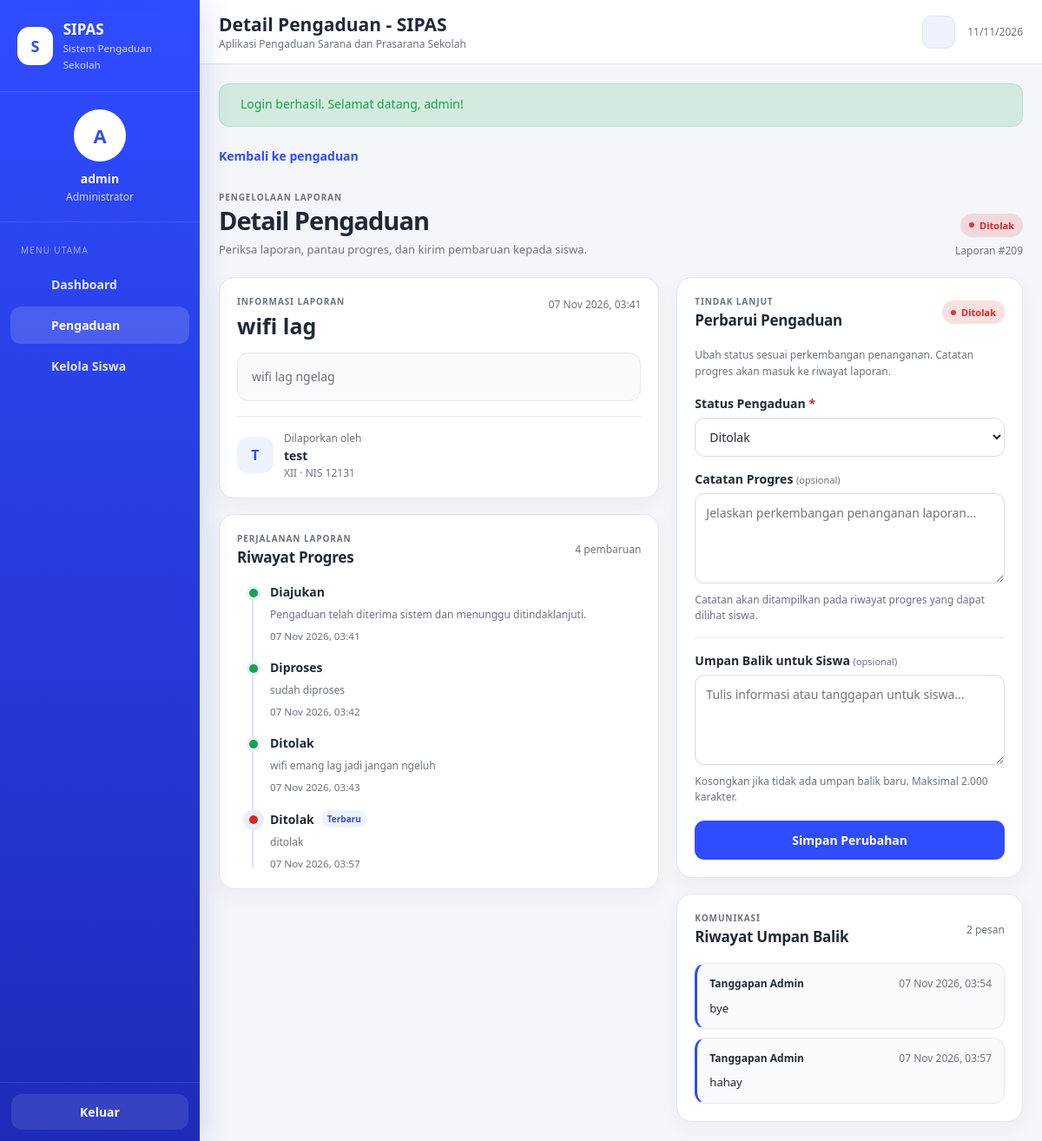
Page /index.php?page=admin-detail&id=209 (signed in) on the committed database.
### tables this page shows
CREATE TABLE `pengaduan` (
  `id_pengaduan` int(10) UNSIGNED NOT NULL,
  `id_siswa` int(10) UNSIGNED NOT NULL,
  `judul_pengaduan` varchar(150) NOT NULL,
  `isi_pengaduan` text NOT NULL,
  `foto_bukti` varchar(255) DEFAULT NULL,
  `tanggal_pengaduan` datetime NOT NULL DEFAULT current_timestamp(),
  `status` enum('Diajukan','Diproses','Selesai','Ditolak') NOT NULL DEFAULT 'Diajukan'
);

CREATE TABLE `siswa` (
  `id_siswa` int(10) UNSIGNED NOT NULL,
  `id_user` int(10) UNSIGNED NOT NULL,
  `nis` varchar(20) NOT NULL,
  `nama_siswa` varchar(100) NOT NULL,
  `kelas` varchar(30) NOT NULL
);

CREATE TABLE `progres_pengaduan` (
  `id_progres` int(10) UNSIGNED NOT NULL,
  `id_pengaduan` int(10) UNSIGNED NOT NULL,
  `status_progres` varchar(100) NOT NULL,
  `keterangan` text DEFAULT NULL,
  `tanggal_progres` datetime NOT NULL DEFAULT current_timestamp()
);

CREATE TABLE `umpan_balik` (
  `id_feedback` int(10) UNSIGNED NOT NULL,
  `id_pengaduan` int(10) UNSIGNED NOT NULL,
  `pemberi` enum('admin','siswa') NOT NULL DEFAULT 'siswa',
  `isi_feedback` text NOT NULL,
  `tanggal_feedback` datetime NOT NULL DEFAULT current_timestamp()
);

### controllers/PengaduanController.php (called while the page is built, shortened)
<?php
class PengaduanController
{
    private $pengaduan;
    private $progres;
    private $feedback;
    public function __construct($db)
    {
        $this->pengaduan = new PengaduanModel($db);
        $this->progres = new ProgresModel($db);
        $this->feedback = new FeedbackModel($db);
    }
    public function adminDetail() {
        $id = (int) ((isset($_GET['id']) ? $_GET['id'] : 0));
        $data = $this->pengaduan->findById($id);
        view('admin/detail', [
            'pengaduan' => $data,
            'progres' => $this->progres->findByPengaduan($id),
            'feedbacks' => $this->feedback->listByPengaduan($id)
        ]);
    }
}

### models/PengaduanModel.php (called while the page is built, shortened)
<?php
class PengaduanModel
{
    private $db;
    public function __construct($db)
    {
        $this->db = $db;
    }
    public function findById($id)
    {
        $stmt = $this->db->prepare('SELECT p.*, s.nis, s.nama_siswa, s.kelas FROM pengaduan p INNER JOIN siswa s ON s.id_siswa = p.id_siswa WHERE p.id_pengaduan = ? LIMIT 1');
        $stmt->execute([$id]);
        $row = $stmt->fetch();
        return $row ?: null;
    }
}

### models/ProgresModel.php (called while the page is built, shortened)
<?php
class ProgresModel
{
    private $db;
    public function __construct($db)
    {
        $this->db = $db;
    }
    public function findByPengaduan($idPengaduan) {
        $stmt = $this->db->prepare('SELECT * FROM progres_pengaduan WHERE id_pengaduan = ? ORDER BY tanggal_progres ASC, id_progres ASC');
        $stmt->execute([$idPengaduan]);
        return $stmt->fetchAll();
    }
}

### models/FeedbackModel.php (called while the page is built, shortened)
<?php
class FeedbackModel
{
    private $db;
    public function __construct($db)
    {
        $this->db = $db;
    }
    public function listByPengaduan($idPengaduan)
    {
        $stmt = $this->db->prepare('SELECT * FROM umpan_balik WHERE id_pengaduan = ? ORDER BY tanggal_feedback ASC, id_feedback ASC');
        $stmt->execute([$idPengaduan]);
        return $stmt->fetchAll();
    }
}

### views/admin/detail.php (the view, shortened to what this page needs)
<?php
$progres = isset($progres) && is_array($progres) ? $progres : [];
$feedbacks = isset($feedbacks) && is_array($feedbacks) ? $feedbacks : [];
$lastProgressIndex = count($progres) - 1;
$statusSaatIni = isset($pengaduan['status']) ? $pengaduan['status'] : '';
$isSelesai = $statusSaatIni === 'Selesai';
$idPengaduan = (int) $pengaduan['id_pengaduan'];
require __DIR__ . '/../layout/header.php';
?>
<div class="detail-page">
    <a class="link page-back" href="index.php?page=admin-pengaduan">
        <span>Kembali ke pengaduan</span>
    </a>
    <div class="detail-page-heading">
        <div>
            <div class="detail-eyebrow">PENGELOLAAN LAPORAN</div>
            <h1>Detail Pengaduan</h1>
            <p>Periksa laporan, pantau progres, dan kirim pembaruan kepada siswa.</p>
        </div>
        <div class="detail-heading-status">
            <?= statusBadge($statusSaatIni) ?>
            <span class="small muted">Laporan #<?= $idPengaduan ?></span>
        </div>
    </div>
    <div class="detail-grid detail-grid-admin">
        <div class="detail-stack">
            <section class="card">
                <div class="card-body">
                    <div class="detail-panel-heading">
                        <div>
                            <span class="detail-eyebrow">INFORMASI LAPORAN</span>
                            <h2 class="detail-title"><?= e($pengaduan['judul_pengaduan']) ?></h2>
                        </div>
                        <span class="small muted detail-date"><?= e(formatTanggal($pengaduan['tanggal_pengaduan'])) ?></span>
                    </div>
                    <div class="detail-description detail-report-content"><?= e($pengaduan['isi_pengaduan']) ?></div>
                    <div class="detail-reporter-card">
                        <div class="detail-reporter-avatar" aria-hidden="true"><?= e(strtoupper(substr((string) $pengaduan['nama_siswa'], 0, 1))) ?></div>
                        <div class="detail-reporter-copy">
                            <span class="small muted">Dilaporkan oleh</span>
                            <strong><?= e($pengaduan['nama_siswa']) ?></strong>
                            <span class="small muted"><?= e($pengaduan['kelas']) ?> <span aria-hidden="true">·</span> NIS <?= e($pengaduan['nis']) ?></span>
                        </div>
                    </div>
                </div>
            </section>
            <section class="card">
                <div class="card-body">
                    <div class="section-title detail-section-heading">
                        <div>
                            <span class="detail-eyebrow">PERJALANAN LAPORAN</span>
                            <h3>Riwayat Progres</h3>
                        </div>
                        <span class="small muted"><?= count($progres) ?> pembaruan</span>
                    </div>
                    <?php if (empty($progres)): ?>
                        <div class="detail-empty-state">Belum ada riwayat progres untuk laporan ini.</div>
                    <?php else: ?>
                        <div class="timeline" aria-label="Riwayat progres pengaduan">
                            <?php foreach ($progres as $index => $item): ?>
                                <?php
                                $statusProgres = isset($item['status_progres']) ? $item['status_progres'] : '';
                                $isLast = $index === $lastProgressIndex;
                                $isRejected = $statusProgres === 'Ditolak';
                                ?>
                                <article class="timeline-item <?= $isLast ? 'is-current' : 'is-complete' ?> <?= $isRejected ? 'is-rejected' : '' ?>">
                                    <span class="timeline-dot" aria-hidden="true"></span>
                                    <div class="timeline-content">
                                        <div class="timeline-heading-row">
                                            <h4><?= e($statusProgres) ?></h4>
                                            <?php if ($isLast): ?><span class="timeline-current-label">Terbaru</span><?php endif; ?>
                                        </div>
                                        <?php if (!empty($item['keterangan'])): ?>
                                            <p class="small muted timeline-note"><?= e($item['keterangan']) ?></p>
                                        <?php endif; ?>
                                        <small><?= e(formatTanggal($item['tanggal_progres'])) ?></small>
                                    </div>
                                </article>
                            <?php endforeach; ?>
                        </div>
                    <?php endif; ?>
                </div>
            </section>
        </div>
        <div class="detail-stack">
            <section class="card">
                <div class="card-body">
                    <div class="detail-section-heading detail-panel-heading">
                        <div>
                            <span class="detail-eyebrow">TINDAK LANJUT</span>
                            <h3>Perbarui Pengaduan</h3>
                        </div>
                        <?= statusBadge($statusSaatIni) ?>
                    </div>
                    <?php if ($isSelesai): ?>
                        <div class="detail-lock-notice">
                            <span class="detail-notice-icon" aria-hidden="true"><?= uiIcon('lock') ?></span>
                            <div>
                                <strong>Pengaduan telah selesai</strong>
                                <p>Status dan riwayat progres dikunci. Admin masih dapat mengirim umpan balik kepada siswa.</p>
                            </div>
                        </div>
                    <?php else: ?>
                        <p class="detail-intro-copy">Ubah status sesuai perkembangan penanganan. Catatan progres akan masuk ke riwayat laporan.</p>
                    <?php endif; ?>
                    <form class="detail-form" method="post" action="index.php?page=update-status" data-loading>
                        <div class="form-group">
                            <label class="label required" for="status_pengaduan">Status Pengaduan</label>
                            <select class="select" id="status_pengaduan" name="<?= $isSelesai ? '' : 'status' ?>" <?= $isSelesai ? 'disabled' : 'required' ?>>
                                <?php foreach (['Diajukan', 'Diproses', 'Selesai', 'Ditolak'] as $status): ?>
                                    <option value="<?= e($status) ?>" <?= $statusSaatIni === $status ? 'selected' : '' ?>><?= e($status) ?></option>
                                <?php endforeach; ?>
                            </select>
                        </div>
                        <?php if (!$isSelesai): ?>
                            <div class="form-group">
                                <label class="label" for="keterangan">Catatan Progres <span class="label-optional">(opsional)</span></label>
                                <textarea class="textarea detail-textarea" id="keterangan" name="keterangan" maxlength="2000" placeholder="Jelaskan perkembangan penanganan laporan..."></textarea>
                                <span class="helper">Catatan akan ditampilkan pada riwayat progres yang dapat dilihat siswa.</span>
                            </div>
                        <?php endif; ?>
                        <div class="form-group detail-feedback-input-group">
                            <label class="label" for="isi_feedback_admin">Umpan Balik untuk Siswa <span class="label-optional">(opsional)</span></label>
                            <textarea class="textarea detail-textarea" id="isi_feedback_admin" name="isi_feedback" maxlength="2000" placeholder="Tulis informasi atau tanggapan untuk siswa..."></textarea>
                            <span class="helper">Kosongkan jika tidak ada umpan balik baru. Maksimal 2.000 karakter.</span>
                        </div>
                        <button class="btn btn-primary full-width detail-submit" type="submit" data-loading-label="Menyimpan...">
                            <span>Simpan Perubahan</span>
                        </button>
                    </form>
                </div>
            </section>
            <section class="card">
                <div class="card-body">
                    <div class="section-title detail-section-heading">
                        <div>
                            <span class="detail-eyebrow">KOMUNIKASI</span>
                            <h3>Riwayat Umpan Balik</h3>
                        </div>
                        <span class="small muted"><?= count($feedbacks) ?> pesan</span>
                    </div>
                    <?php if (empty($feedbacks)): ?>
                        <div class="detail-empty-state">Belum ada umpan balik pada pengaduan ini.</div>
                    <?php else: ?>
                        <div class="detail-feedback-list">
                            <?php foreach ($feedbacks as $fb): ?>
                                <?php
                                $pemberi = isset($fb['pemberi']) ? $fb['pemberi'] : '';
                                $isAdminFeedback = $pemberi === 'admin';
                                $feedbackLabel = $isAdminFeedback ? 'Tanggapan Admin' : ($pemberi === 'siswa' ? 'Feedback Siswa' : 'Umpan Balik');
                                ?>
                                <article class="feedback-box <?= $isAdminFeedback ? 'feedback-admin' : 'feedback-siswa' ?>">
                                    <div class="feedback-card-heading">
                                        <strong><?= e($feedbackLabel) ?></strong>
                                        <span class="small muted"><?= e(formatTanggal($fb['tanggal_feedback'])) ?></span>
                                    </div>
                                    <div class="feedback-message"><?= nl2br(e($fb['isi_feedback'])) ?></div>
                                </article>
                            <?php endforeach; ?>
                        </div>
                    <?php endif; ?>
                </div>
            </section>
        </div>
    </div>
</div>
<?php require __DIR__ . '/../layout/footer.php'; ?>

### helpers.php (shortened to what this page needs)
<?php
function e($value) {
    return htmlspecialchars((string) $value, ENT_QUOTES | ENT_SUBSTITUTE, 'UTF-8');
}
function formatTanggal($tanggal) {
    $ts = strtotime($tanggal);
    $bulan = [1=>'Jan','Feb','Mar','Apr','Mei','Jun','Jul','Agu','Sep','Okt','Nov','Des'];
    return date('d', $ts) . ' ' . $bulan[(int) date('n', $ts)] . ' ' . date('Y, H:i', $ts);
}
function statusBadge($status) {
    $map = [
        'Diajukan' => 'badge-info',
        'Diproses' => 'badge-warning',
        'Selesai' => 'badge-success',
        'Ditolak' => 'badge-danger',
    ];
    $class = isset($map[$status]) ? $map[$status] : 'badge-muted';
    return '<span class="badge ' . e($class) . '" role="status"><span class="badge-dot" aria-hidden="true"></span>' . e($status) . '</span>';
}
function view($file, $data = []) {
    extract($data);
    require __DIR__ . '/views/' . $file . '.php';
}

### rows in the picture
pengaduan: status "Ditolak Ditolak", id_pengaduan "209", judul_pengaduan "wifi lag", tanggal_pengaduan "07 Nov 2026, 03:41", isi_pengaduan "wifi lag ngelag", id_siswa.nama_siswa "T", id_siswa.nama_siswa "test", id_siswa.kelas "XII", id_siswa.nis "12131"
progres_pengaduan: status_progres "Diajukan", keterangan "Pengaduan telah diterima sistem dan menunggu ditindaklanjuti.", tanggal_progres "07 Nov 2026, 03:41"
progres_pengaduan: status_progres "Diproses", keterangan "sudah diproses", tanggal_progres "07 Nov 2026, 03:42"
progres_pengaduan: status_progres "Ditolak", keterangan "wifi emang lag jadi jangan ngeluh", tanggal_progres "07 Nov 2026, 03:43"
progres_pengaduan: status_progres "Ditolak", shows "Terbaru", keterangan "ditolak", tanggal_progres "07 Nov 2026, 03:57"
umpan_balik: pemberi "Tanggapan Admin", tanggal_feedback "07 Nov 2026, 03:54", isi_feedback "bye"
umpan_balik: pemberi "Tanggapan Admin", tanggal_feedback "07 Nov 2026, 03:57", isi_feedback "hahay"

### other values in the picture
substr($name, 0, 1) "A"
$name "admin"
$title "Detail Pengaduan - SIPAS"
$flash['message'] "Login berhasil. Selamat datang, admin!"
count($progres) "4"
count($feedbacks) "2"
form field status "Ditolak"
